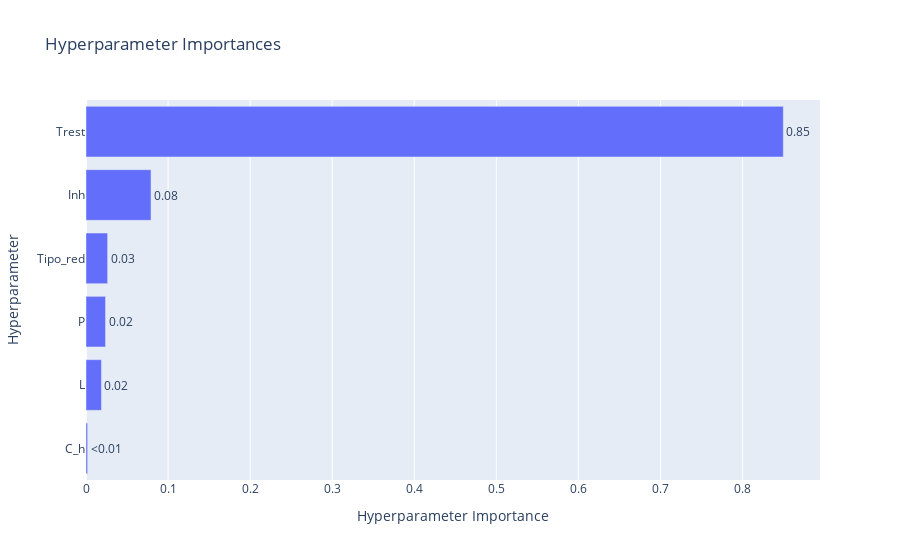

Source (notebook cell):
### Code cell
vis.plot_param_importances(study)

### Figure 1 — Plotly figure (JSON) as saved in the notebook; plotly's stock layout.template omitted (floating-point values rounded to 4 significant figures)
{"data": [{"cliponaxis": false, "hovertemplate": ["C_h (FloatDistribution): 0.0019999094766934584<extra></extra>", "L (IntDistribution): 0.018840082964084286<extra></extra>", "P (FloatDistribution): 0.02380207043196634<extra></extra>", "Tipo_red (IntDistribution): 0.026357293911882497<extra></extra>", "Inh (FloatDistribution): 0.07926196599471952<extra></extra>", "Trest (FloatDistribution): 0.849738677220654<extra></extra>"], "name": "Objective Value", "orientation": "h", "text": ["<0.01", "0.02", "0.02", "0.03", "0.08", "0.85"], "textposition": "outside", "type": "bar", "x": [0.002, 0.01884, 0.0238, 0.02636, 0.07926, 0.8497], "y": ["C_h", "L", "P", "Tipo_red", "Inh", "Trest"]}], "layout": {"title": {"text": "Hyperparameter Importances"}, "xaxis": {"title": {"text": "Hyperparameter Importance"}}, "yaxis": {"title": {"text": "Hyperparameter"}}}}
